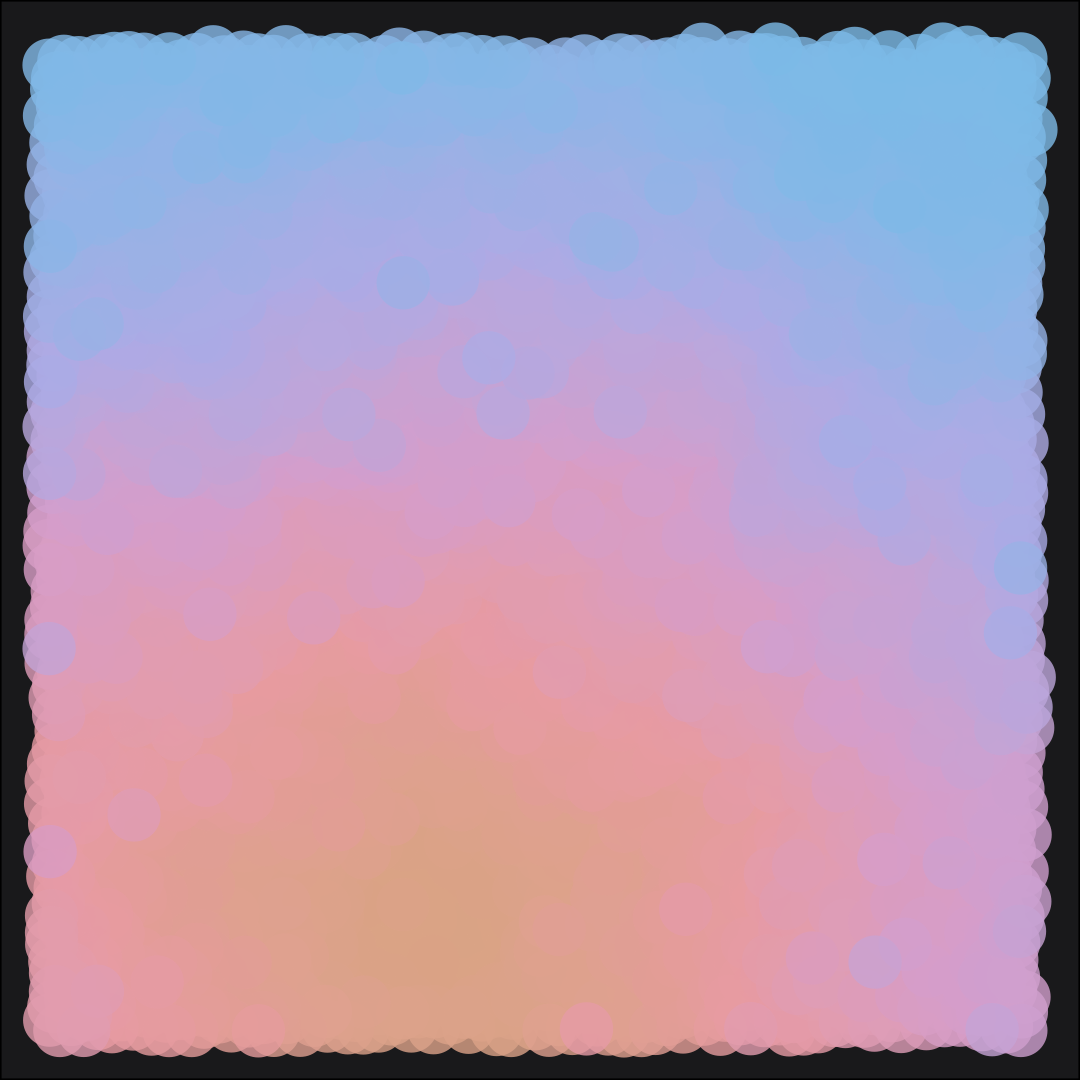

Generate this figure with R:
# environment ====
rm(list=ls())
set.seed(821)
# packages ====
library(tidyverse)
library(poissoned)
library(gganimate)
## colours - https://mycolor.space/gradient

# data ====
pts <- poisson_disc(ncols = 100, nrows = 100, cell_size = 1, k = 100, 
                    xinit = 40, yinit = 10, 
                    keep_idx = TRUE, keep_boundary = F, verbose = T) %>% arrange(idx)

# plot ====
ggplot(pts) +
  geom_point(aes(x = x, y = y, color = idx), size = 6, stroke = 0, alpha = 0.8) +
  scale_color_gradientn(colors = c("#e2b396", "#edadb1", "#dfb0d4", "#babbeb", "#8dc7ec"), guide = "none") +
  theme_void() +
  theme(panel.background = element_rect(fill = "#212124"))
ggsave("gradient/gradient1.png", width = 1080, height = 1080, units = "px")

# animate ====
anim <-
  ggplot(pts) +
  geom_point(aes(x = x, y = y, color = idx, group = idx), size = 8, stroke = 0, alpha = 0.8) +
  scale_color_gradientn(colors = c("#e2b396", "#edadb1", "#dfb0d4", "#babbeb", "#8dc7ec"), guide = "none") +
  theme_void()  +
  theme(panel.background = element_rect(fill = "#212124")) +
  transition_reveal(along = idx) +
  ease_aes("linear") +
  enter_grow() +
  enter_fade(alpha = 0.9) 
animate(anim, nframes = 100, fps = 10, duration = 5, end_pause = 4)
anim_save("gradient/gradient1.gif", animation = last_animation())
